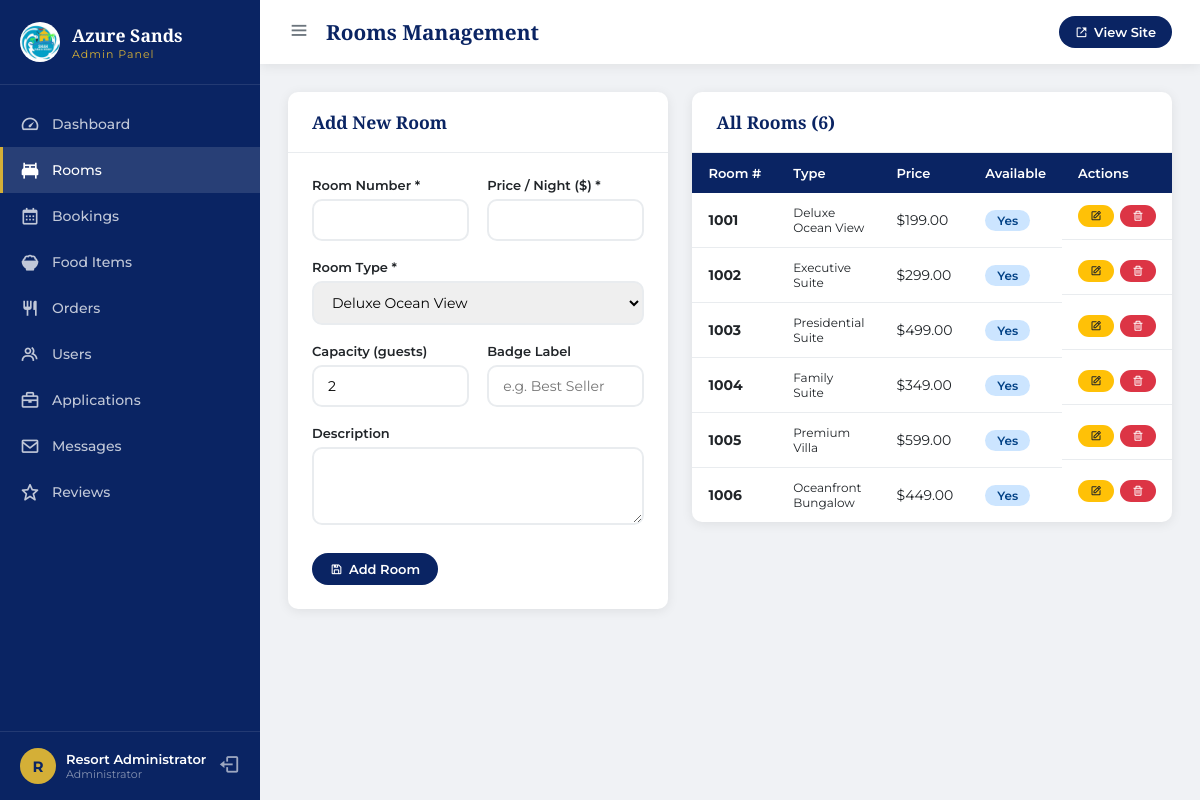
Page /admin/rooms.php (signed in) on the committed database.
### tables this page shows
CREATE TABLE rooms (
    id INT UNSIGNED AUTO_INCREMENT PRIMARY KEY,
    room_number VARCHAR(20) NOT NULL UNIQUE,
    room_type ENUM('Deluxe Ocean View','Executive Suite','Presidential Suite','Family Suite','Premium Villa','Oceanfront Bungalow') NOT NULL,
    price_per_night DECIMAL(10,2) NOT NULL,
    capacity INT UNSIGNED DEFAULT 2,
    description TEXT,
    features JSON,
    image VARCHAR(255) DEFAULT NULL,
    badge VARCHAR(50) DEFAULT NULL,
    is_available TINYINT(1) DEFAULT 1,
    created_at TIMESTAMP DEFAULT CURRENT_TIMESTAMP,
    updated_at TIMESTAMP DEFAULT CURRENT_TIMESTAMP ON UPDATE CURRENT_TIMESTAMP
);

### admin/rooms.php (the view, shortened to what this page needs)
<?php
require_once 'header.php';
$rooms    = $db->query("SELECT * FROM rooms ORDER BY room_number")->fetchAll();
$types    = ['Deluxe Ocean View','Executive Suite','Presidential Suite','Family Suite','Premium Villa','Oceanfront Bungalow'];
$editRoom = null;
?>
<div style="display:grid;grid-template-columns:1fr 1fr;gap:24px;align-items:start;">
    <div class="card">
        <div class="card-header">
            <h3 class="card-title"><?= $editRoom ? 'Edit Room' : 'Add New Room' ?></h3>
        </div>
        <div class="card-body">
            <form method="POST">
                <div class="form-row">
                    <div class="form-group">
                        <label>Room Number *</label>
                        <input type="text" name="room_number" class="form-control" required value="<?=htmlspecialchars($editRoom['room_number']??'')?>">
                    </div>
                    <div class="form-group">
                        <label>Price / Night ($) *</label>
                        <input type="number" name="price_per_night" class="form-control" required min="1" step="0.01" value="<?=htmlspecialchars($editRoom['price_per_night']??'')?>">
                    </div>
                </div>
                <div class="form-group">
                    <label>Room Type *</label>
                    <select name="room_type" class="form-control" required>
                        <?php foreach($types as $t): ?>
                            <option value="<?=$t?>" <?=($editRoom['room_type']??'')===$t?'selected':''?>><?=$t?></option>
                        <?php endforeach; ?>
                    </select>
                </div>
                <div class="form-row">
                    <div class="form-group">
                        <label>Capacity (guests)</label>
                        <input type="number" name="capacity" class="form-control" min="1" max="20" value="<?=htmlspecialchars($editRoom['capacity']??2)?>">
                    </div>
                    <div class="form-group">
                        <label>Badge Label</label>
                        <input type="text" name="badge" class="form-control" placeholder="e.g. Best Seller" value="<?=htmlspecialchars($editRoom['badge']??'')?>">
                    </div>
                </div>
                <div class="form-group">
                    <label>Description</label>
                    <textarea name="description" class="form-control" rows="3"><?=htmlspecialchars($editRoom['description']??'')?></textarea>
                </div>
                <div class="form-actions">
                    <button type="submit" class="btn btn-primary"><i class="bx bx-save"></i> <?=$editRoom?'Update Room':'Add Room'?></button>
                </div>
            </form>
        </div>
    </div>
    <div class="card">
        <div class="card-header"><h3 class="card-title">All Rooms (<?=count($rooms)?>)</h3></div>
        <div class="card-body" style="padding:0;">
            <div class="table-wrap">
                <table>
                    <thead><tr><th>Room #</th><th>Type</th><th>Price</th><th>Available</th><th>Actions</th></tr></thead>
                    <tbody>
                    <?php foreach($rooms as $r): ?>
                        <tr>
                            <td><strong><?=htmlspecialchars($r['room_number'])?></strong></td>
                            <td style="font-size:12px;"><?=htmlspecialchars($r['room_type'])?></td>
                            <td>$<?=number_format($r['price_per_night'],2)?></td>
                            <td>
                                <a href="?toggle=<?=$r['id']?>" class="status status-<?=$r['is_available']?'Confirmed':'Cancelled'?>">
                                    <?=$r['is_available']?'Yes':'No'?>
                                </a>
                            </td>
                            <td style="display:flex;gap:6px;">
                                <a href="?edit=<?=$r['id']?>" class="btn btn-warning btn-sm"><i class="bx bx-edit"></i></a>
                                <form method="POST" style="display:inline;">
                                    <button type="submit" class="btn btn-danger btn-sm" data-confirm="Delete room <?=htmlspecialchars($r['room_number'])?>?"><i class="bx bx-trash"></i></button>
                                </form>
                            </td>
                        </tr>
                    <?php endforeach; ?>
                    </tbody>
                </table>
            </div>
        </div>
    </div>
</div>
<?php require_once 'footer.php'; ?>

### assets/css/admin.css (style rules this page uses)
:root { --primary:#0A2463;--primary-dark:#071a4a; --secondary:#D4AF37;--accent:#40E0D0; --light:#F8F9FA;--dark:#212529; --light-gray:#E9ECEF;--medium-gray:#6C757D; --danger:#dc3545;--success:#28a745;--warning:#ffc107;--info:#17a2b8; --sidebar-w:260px;--topbar-h:64px; --shadow:0 2px 12px rgba(0,0,0,.08); --radius:10px; }
* { margin:0;padding:0;box-sizing:border-box; }
body { font-family:'Montserrat',sans-serif;background:#f0f2f5;color:var(--dark);font-size:14px; }
a { text-decoration:none;color:inherit; }
.card { background:#fff;border-radius:var(--radius);box-shadow:var(--shadow);margin-bottom:24px; }
.card-header { padding:18px 24px;border-bottom:1px solid var(--light-gray); display:flex;align-items:center;justify-content:space-between; }
.card-title { font-family:'Playfair Display',serif;font-size:1.1rem;color:var(--primary); }
.card-body { padding:24px; }
.table-wrap { overflow-x:auto; }
table { width:100%;border-collapse:collapse; }
thead th { background:var(--primary);color:#fff; padding:12px 16px;text-align:left; font-size:13px;font-weight:600;white-space:nowrap; }
tbody td { padding:12px 16px;border-bottom:1px solid var(--light-gray);vertical-align:middle; }
tbody tr:last-child td { border-bottom:none; }
.btn { display:inline-flex;align-items:center;gap:6px; padding:8px 18px;border-radius:999px; font-size:13px;font-weight:600;cursor:pointer; border:none;transition:all .2s;font-family:'Montserrat',sans-serif; }
.btn-primary { background:var(--primary);color:#fff; }
.btn-danger { background:var(--danger);color:#fff; }
.btn-warning { background:var(--warning);color:var(--dark); }
.btn-sm { padding:5px 12px;font-size:12px; }
.status { display:inline-block;padding:3px 12px;border-radius:999px;font-size:12px;font-weight:600; }
.status-Confirmed,.status-Received { background:#cce5ff;color:#004085; }
.form-group { margin-bottom:18px; }
.form-group label { display:block;font-size:13px;font-weight:600;margin-bottom:6px;color:var(--dark); }
.form-control { width:100%;padding:10px 14px; border:2px solid var(--light-gray);border-radius:var(--radius); font-size:14px;font-family:'Montserrat',sans-serif; transition:border-color .2s; }
.form-row { display:grid;grid-template-columns:1fr 1fr;gap:18px; }
.form-actions { display:flex;gap:12px;margin-top:24px; }

### rows in the picture
rooms: room_number "1001", room_type "Deluxe Ocean View", price_per_night "199.00", is_available "Yes"
rooms: room_number "1002", room_type "Executive Suite", price_per_night "299.00", is_available "Yes"
rooms: room_number "1003", room_type "Presidential Suite", price_per_night "499.00", is_available "Yes"
rooms: room_number "1004", room_type "Family Suite", price_per_night "349.00", is_available "Yes"
rooms: room_number "1005", room_type "Premium Villa", price_per_night "599.00", is_available "Yes"
rooms: room_number "1006", room_type "Oceanfront Bungalow", price_per_night "449.00", is_available "Yes"

### other values in the picture
substr($adminName,0,1) "R"
$adminName "Resort Administrator"
$pageTitle "Rooms Management"
count($rooms) "6"
form field room_type "Deluxe Ocean View"
